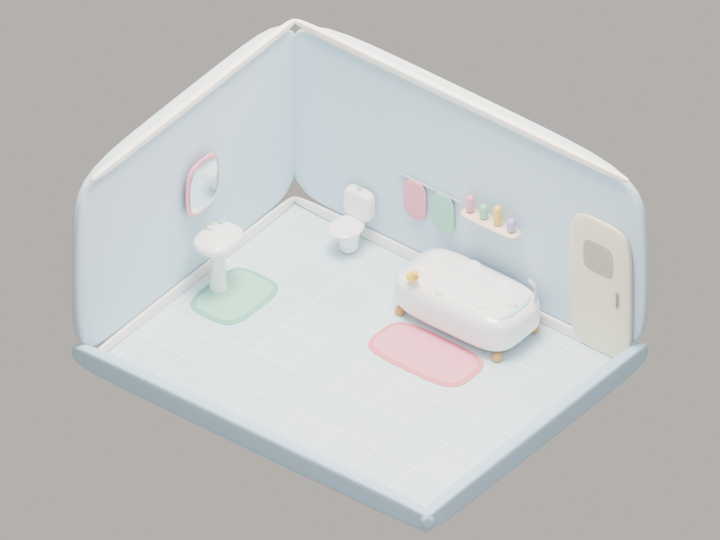
#> input picture archivo/renders/casa/18-casa-bano.png, 1440 x 1080 px, given as the content of the folder ../../archivo/renders/casa/18-casa-bano.png, which was not available (shown at 1/2 size)
$ python cocina_atlas.py ../../archivo/renders/casa/18-casa-bano.png ../../archivo/renders/casa/18-casa-cocina.png
#> lines starting #> are read from the running program, lines starting #| are printed output that depends on the picture; pictures that were not available may be replaced by others from this repository, and a replacement may not be noted
"""Empaca los recortes de la cocina de chef (los PNG de cocina_sprites.py / cocina_fondos.py) en hojas webp para el juego.

Uso: python3.12 personajes/blender/cocina_atlas.py <entrada> <salida>
  entrada: la carpeta con <clave>.png y <clave>.json (juego/web/modelos-crudos/cocina)
  salida:  juego/web/public/cocina

Cada recorte se recorta a lo que tiene color (alfa > 0), se reduce si se pide (`escala` en su json) y se acomoda en
hojas de 2048 px. Sale `hojas.json` con, por clave: hoja, x, y, w, h, el ancla y los puntos ya en px del recorte,
ppm (px por metro) y lo demás del json. Los fondos (`fondo_*`, opacos y grandes) van aparte en webp sueltos.
"""
import glob
import json
import os
import sys

import numpy as np
from PIL import Image, ImageFilter

LADO = 2048
SEP = 2


def recortar(im):
    a = im.getchannel('A')
    caja = a.point(lambda v: 255 if v > 1 else 0).getbbox()
    if not caja:
        return im, (0, 0)
    x0, y0, x1, y1 = caja
    x0, y0 = max(0, x0 - 1), max(0, y0 - 1)
    x1, y1 = min(im.width, x1 + 1), min(im.height, y1 + 1)
    return im.crop((x0, y0, x1, y1)), (x0, y0)


def difuminar_sombra(im, clave):
    """La sombra del render llega hasta el borde del cuadro y se ve como un rectángulo: se desvanece cerca de los bordes.
    Solo toca lo que es sombra (oscuro y medio transparente); el objeto queda igual."""
    if clave.startswith('rejilla'):
        return im  # piezas que se repiten pegadas: el borde es el objeto
    a = np.asarray(im).astype(np.float32)
    h, w = a.shape[:2]
    lum = a[..., :3].mean(-1)
    margen = max(6.0, 0.22 * min(w, h))
    yy, xx = np.mgrid[0:h, 0:w]
    d = np.minimum(np.minimum(xx, w - 1 - xx), np.minimum(yy, h - 1 - yy)).astype(np.float32)
    f = np.clip(d / margen, 0, 1)
    f = f * f * (3 - 2 * f)
    peso = np.clip((60 - lum) / 30, 0, 1) * np.clip((235 - a[..., 3]) / 60, 0, 1)
    a[..., 3] *= 1 - peso * (1 - f)
    return Image.fromarray(a.clip(0, 255).astype(np.uint8), 'RGBA')


VIDRIO = ('vaso_', 'vasofresa_', 'vasofrappe_', 'licuadora_jarra', 'wafflera_tapa', 'jarra_')


def limpiar_vidrio(im, clave):
    """El vidrio sale del render con granito (el alfa del vidrio transparente no pasa por el quitarruido) y sobre un
    fondo claro se ve sucio: se suaviza lo medio transparente y se aclara un poco, como vidrio limpio."""
    if not clave.startswith(VIDRIO):
        return im
    a = np.asarray(im).astype(np.float32) / 255
    alfa = a[..., 3:4]
    pre = np.concatenate([a[..., :3] * alfa, alfa], axis=-1)
    canales = [Image.fromarray((pre[..., i] * 255).clip(0, 255).astype(np.uint8)).filter(ImageFilter.GaussianBlur(1.6)) for i in range(4)]
    suave = np.stack([np.asarray(c).astype(np.float32) / 255 for c in canales], axis=-1)
    # Solo en lo medio transparente (el logo, los bordes gruesos y lo de adentro quedan nítidos)
    peso = np.clip((0.92 - alfa) / 0.25, 0, 1)
    pre = pre * (1 - peso) + suave * peso
    al = pre[..., 3:4]
    rgb = np.where(al > 1e-4, pre[..., :3] / np.maximum(al, 1e-4), 0)
    rgb = rgb + (1 - rgb) * 0.4 * peso
    out = np.concatenate([rgb, al], axis=-1)
    return Image.fromarray((out * 255).clip(0, 255).astype(np.uint8), 'RGBA')


def empacar(piezas):
    """Estantes: de la más alta a la más bajita, llenando filas de izquierda a derecha."""
    piezas = sorted(piezas, key=lambda p: (-p['im'].height, -p['im'].width))
    hojas = []
    for p in piezas:
        w, h = p['im'].width + SEP, p['im'].height + SEP
        puesto = False
        for hi, hoja in enumerate(hojas):
            for fila in hoja['filas']:
                if fila['h'] >= h and fila['x'] + w <= LADO:
                    p['hoja'], p['x'], p['y'] = hi, fila['x'], fila['y']
                    fila['x'] += w
                    puesto = True
                    break
            if puesto:
                break
            if hoja['y'] + h <= LADO:
                fila = {'x': w, 'y': hoja['y'], 'h': h}
                hoja['filas'].append(fila)
                p['hoja'], p['x'], p['y'] = hi, 0, hoja['y']
                hoja['y'] += h
                puesto = True
                break
        if not puesto:
            hojas.append({'filas': [{'x': w, 'y': 0, 'h': h}], 'y': h})
            p['hoja'], p['x'], p['y'] = len(hojas) - 1, 0, 0
    return len(hojas)


def main():
    entrada, salida = sys.argv[1], sys.argv[2]
    os.makedirs(salida, exist_ok=True)
    piezas = []
    fondos = {}
    for png in sorted(glob.glob(os.path.join(entrada, '*.png'))):
        clave = os.path.splitext(os.path.basename(png))[0]
        js = os.path.join(entrada, f'{clave}.json')
        info = json.load(open(js)) if os.path.exists(js) else {}
        im = Image.open(png).convert('RGBA')
#> im is the input picture: PIL image 1440x1080 RGBA; mean R, G, B, A 196.1, 196.3, 195.1, 255
        if clave.startswith('fondo_'):
            # Los fondos: webp suelto (con alfa si lo trae, como el mostrador)
            con_alfa = im.getchannel('A').getextrema()[0] < 255
            ruta = os.path.join(salida, f'{clave}.webp')
            (im if con_alfa else im.convert('RGB')).save(ruta, 'WEBP', quality=86, method=6)
            fondos[clave] = {'w': im.width, 'h': im.height, **info}
            print(f'{clave}: {im.width}x{im.height} {os.path.getsize(ruta) // 1024} KB')
            continue
        esc = info.pop('escala', 1.0)
        im = limpiar_vidrio(difuminar_sombra(im, clave), clave)
#> in difuminar_sombra, `d = np.minimum(np.minimum(xx, w - 1 - xx), np.minimum(yy, h - 1 - yy))..`:
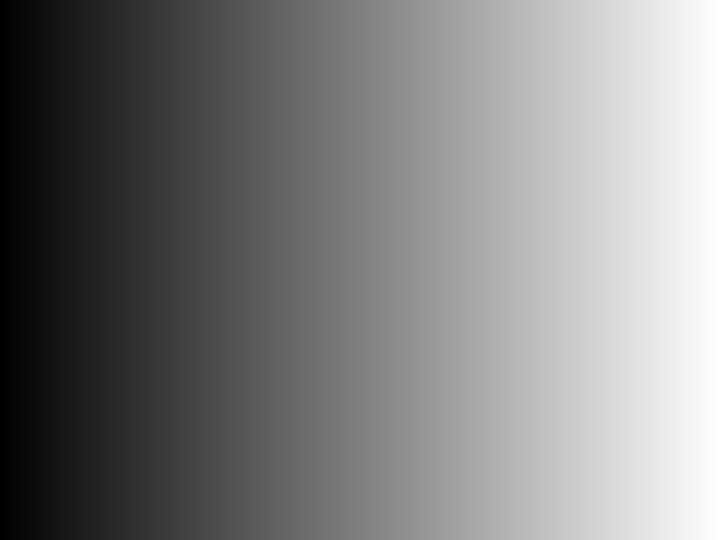
#> xx: shape (1080, 1440) int64 (shown at 1/2 size); min 0, max 1439, mean 719.5; drawn with min black and max white
#> in difuminar_sombra, `d = np.minimum(np.minimum(xx, w - 1 - xx), np.minimum(yy, h - 1 - yy))..`:
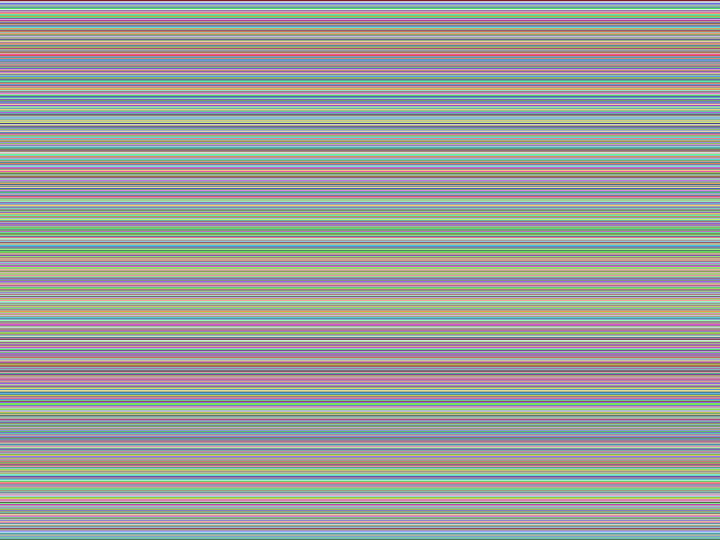
#> yy: shape (1080, 1440) int64 (shown at 1/2 size); 1080 distinct labels, from 0 to 1079; one colour per label, 0 black
#> in difuminar_sombra, `peso = np.clip((60 - lum) / 30, 0, 1) * np.clip((235 - a[..., 3]) / 60..`: peso: shape (1080, 1440) float32; every value is 0
        if esc != 1.0:
            im = im.resize((max(1, round(im.width * esc)), max(1, round(im.height * esc))), Image.LANCZOS)
        im, (ox, oy) = recortar(im)
#> in recortar, `a = im.getchannel('A')`: a: PIL image 1440x1080 L; every value is 255
#> in recortar, `caja = a.point(lambda v: 255 if v > 1 else 0).getbbox()`: caja = (0, 0, 1440, 1080)
#> in recortar, `x0, y0, x1, y1 = caja`: x0 = 0; x1 = 1440; y1 = 1080
#> ox = 0; oy = 0
        ax, ay = info.pop('ancla', [0, 0])
        info['ax'] = round(ax * esc - ox, 2)
        info['ay'] = round(ay * esc - oy, 2)
        if 'ppm' in info:
            info['ppm'] = round(info['ppm'] * esc, 3)
        if 'puntos' in info:
            info['puntos'] = {k: [round(v[0] * esc - ox, 2), round(v[1] * esc - oy, 2)] for k, v in info['puntos'].items()}
        piezas.append({'clave': clave, 'im': im, 'info': info})
    n = empacar(piezas)
#> in empacar, `piezas = sorted(piezas, key=lambda p: (-p['im'].height, -p['im'].width))`: piezas = 1 item
#> the loop in empacar, `for p in piezas:` made 1 pass
#> (w, h) on pass 1: (1442, 1082)
#> n = 1
    hojas = [Image.new('RGBA', (LADO, LADO), (0, 0, 0, 0)) for _ in range(n)]
    for p in piezas:
        hojas[p['hoja']].paste(p['im'], (p['x'], p['y']))
#> this loop made 1 pass
    datos = {'hojas': [], 'recortes': {}, 'fondos': fondos}
    for i, h in enumerate(hojas):
        caja = h.getbbox() or (0, 0, 1, 1)
        alto = min(LADO, caja[3] + 2)
        h = h.crop((0, 0, LADO, alto))
        ruta = os.path.join(salida, f'hoja{i}.webp')
        h.save(ruta, 'WEBP', quality=88, method=6, alpha_quality=92)
        datos['hojas'].append({'archivo': f'hoja{i}.webp', 'w': LADO, 'h': alto})
        print(f'hoja{i}.webp: {LADO}x{alto} {os.path.getsize(ruta) // 1024} KB')
#> this loop made 1 pass
#> pass 1, in main, `h = h.crop((0, 0, LADO, alto))`:
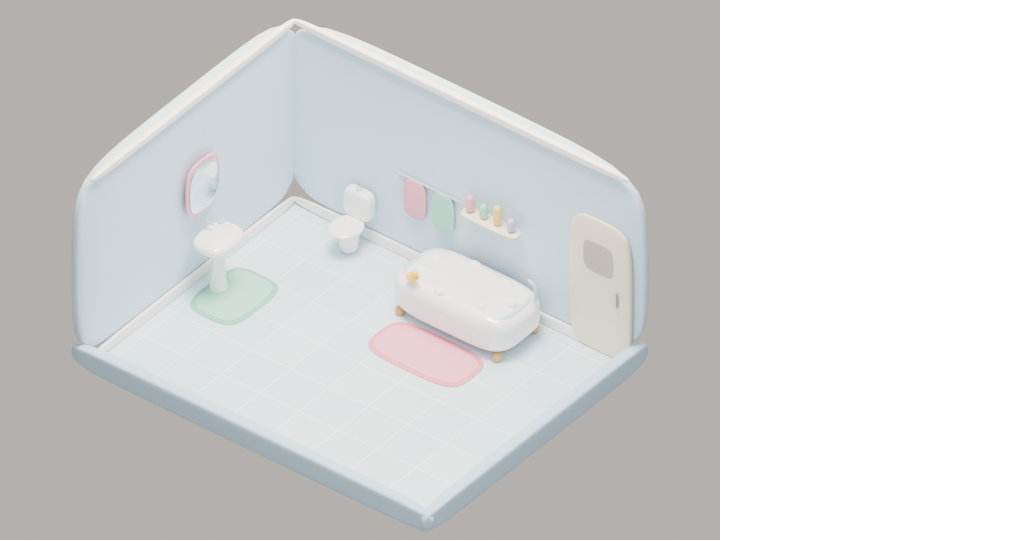
#> h: PIL image 2048x1082 RGBA (shown at 1/2 size); mean R, G, B, A 137.6, 137.7, 136.9, 179; transparent parts drawn white
    for p in piezas:
        datos['recortes'][p['clave']] = {'h': p['hoja'], 'x': p['x'], 'y': p['y'], 'w': p['im'].width, 'a': p['im'].height, **p['info']}
#> after the loop, datos = 3 items
    with open(os.path.join(salida, 'hojas.json'), 'w') as f:
        json.dump(datos, f, separators=(',', ':'))
    print(f'{len(piezas)} recortes en {n} hojas')
#| 1 recortes en 1 hojas


if __name__ == '__main__':
    main()
